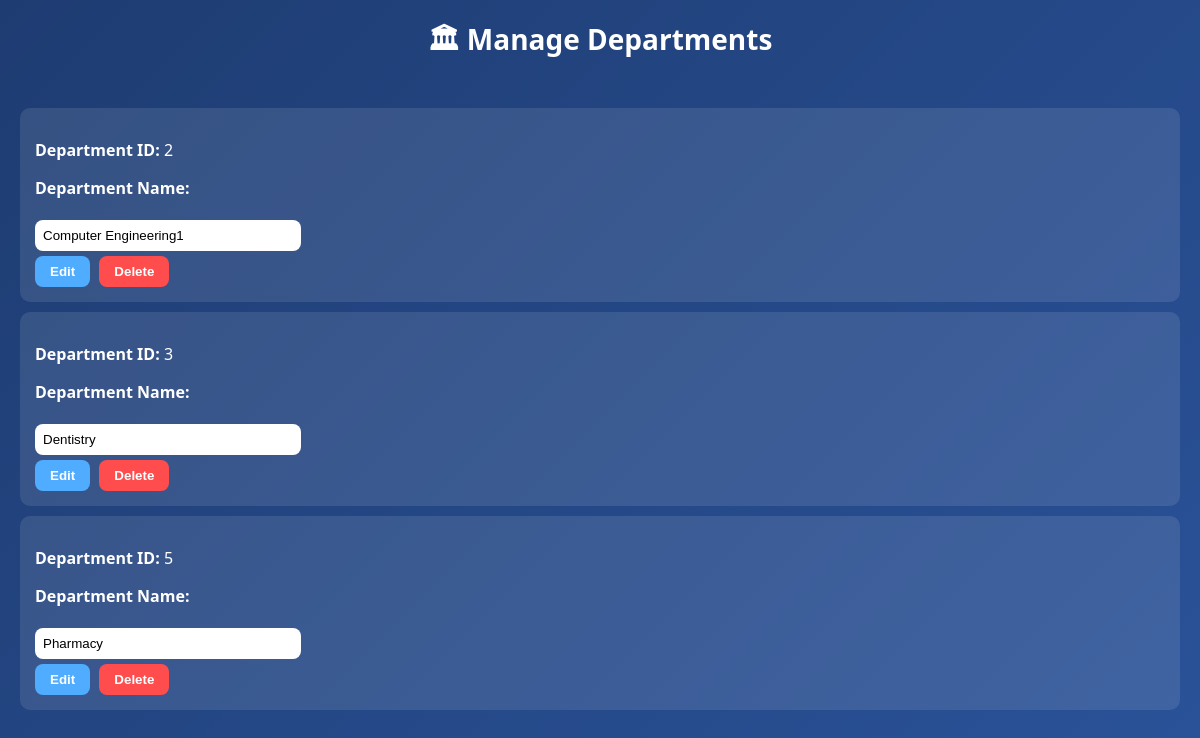
The app's page /manage-departments.php with its own data.
### tables this page shows
CREATE TABLE `department` (
  `dep_id` int(11) NOT NULL AUTO_INCREMENT,
  `dep_name` varchar(100) NOT NULL,
  PRIMARY KEY (`dep_id`),
  UNIQUE KEY `dep_name` (`dep_name`)
);

### manage-departments.php (the view, shortened to what this page needs)
<?php
$conn = new mysqli(
    "localhost",
    "root",
    "",
    "university_academic_support_system"
);
$sql = "SELECT dep_id, dep_name FROM department ORDER BY dep_id ASC";
$result = $conn->query($sql);
?>
<!DOCTYPE html>
<html>
<head>
</head>
<body>
<div class="header">🏛 Manage Departments</div>
<div class="container">
<?php
if($result->num_rows > 0){
    while($row = $result->fetch_assoc()){
        echo "
        <div class='card'>
            <p><b>Department ID:</b> {$row['dep_id']}</p>
            <form method='POST'>
                <input type='hidden' name='dep_id' value='{$row['dep_id']}'>
                <p><b>Department Name:</b></p>
                <input type='text' name='dep_name' value='{$row['dep_name']}' required>
                <br>
                <button type='submit' name='update'>Edit</button>
                <button type='submit' name='delete' class='delete-btn'>Delete</button>
            </form>
        </div>
        ";
    }
}else{
    echo '<p>No departments found.</p>';
}
?>
</div>
</body>
</html>

### manage-departments.php (style rules this page uses)
body { margin:0; font-family:Segoe UI; background:linear-gradient(135deg,#1e3c72,#2a5298); color:white; }
.header { text-align:center; padding:20px; font-size:28px; font-weight:bold; }
.container { padding:20px; }
.card { background:rgba(255,255,255,0.1); padding:15px; border-radius:10px; margin-bottom:10px; }
input { padding:8px; border:none; border-radius:8px; margin:5px 0; width:250px; }
button { padding:8px 15px; border:none; border-radius:8px; background:#4facfe; color:white; font-weight:bold; cursor:pointer; margin-right:5px; }
.delete-btn { background:#ff4d4d; }

### records on screen
department: dep_id "2", dep_name "Computer Engineering1"
department: dep_id "3", dep_name "Dentistry"
department: dep_id "5", dep_name "Pharmacy"
